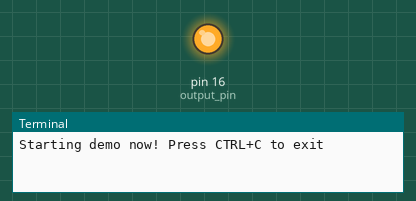
This program was run on a simulated Jetson Nano (header pin numbers). Shown: output pins drawn as LEDs (lit = HIGH), the last lines printed to the terminal. Dashed ring = blinking. The clock reads 2024-03-15 10:24:30 at power-on unless the program sets it.

Above: at 0.5 s.
At 2.2 s:
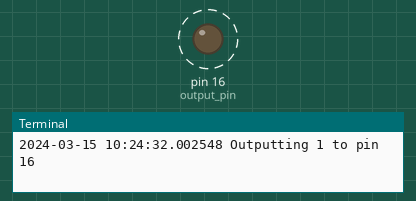
Timing chart, 0 to 3.0 s (numbered marks = the images above):
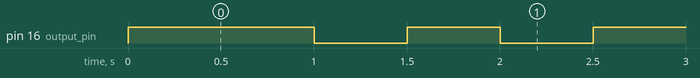

Measured:
- by itself, pin 16 (output_pin): alternates HIGH for 0.50 s and LOW for 0.50 s

The program:

camera.py
```python
import time
import Jetson.GPIO as GPIO
from datetime import datetime

FPS = 1
output_pin = 16

def main():
    GPIO.setmode(GPIO.BOARD)
    GPIO.setup(output_pin, GPIO.OUT, initial=GPIO.HIGH)
    print("Starting demo now! Press CTRL+C to exit")
    curr_value = GPIO.HIGH

    try:
        while True:
            time.sleep((1/FPS)/2)
            GPIO.output(output_pin, curr_value)
            curr_value ^= GPIO.HIGH
            #if curr_value == 1:
            print(datetime.now(), "Outputting {} to pin {}".format(curr_value, output_pin))
    finally:
        GPIO.cleanup()

if __name__ == '__main__':
    main()
```
